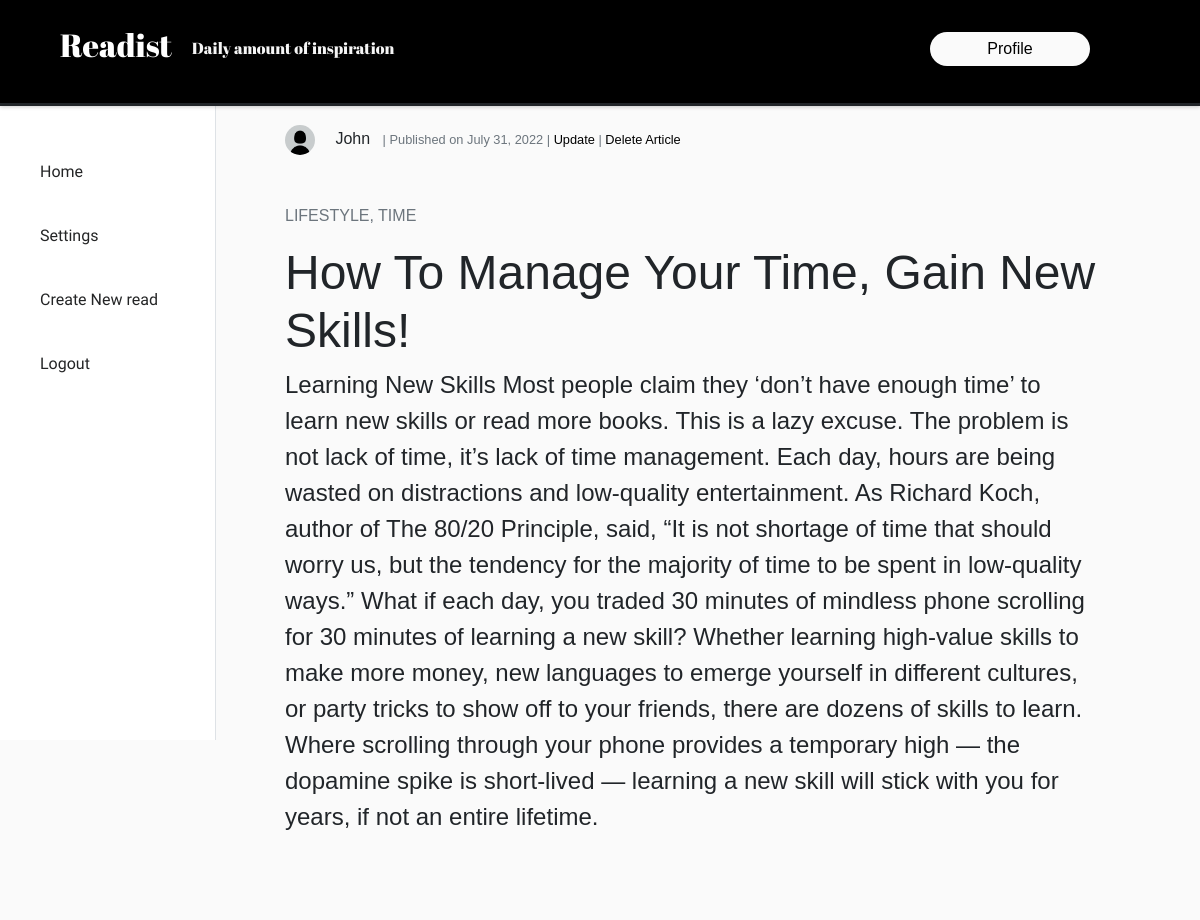
Screenshot of /read/11/ (signed in) with the database file from the repository.
### base/models.py (models this page shows, shortened)
class Article(models.Model):
    title = models.CharField(max_length=100, null=False, blank=False)
    date_added = models.DateTimeField(auto_now_add=True)
    sub_category = models.CharField(max_length=50, null=True)
    category = models.CharField(max_length=50, choices=primar_categories, null=False)
    content = models.TextField(null=False)
    author = models.ForeignKey(User, on_delete=models.CASCADE)

### accounts/models.py (models this page shows, shortened)
class Account(models.Model):
    user = models.OneToOneField(User, on_delete=models.CASCADE)
    email = models.EmailField(max_length=150, null=False)
    date_joined = models.DateTimeField(auto_now=True)
    img = models.ImageField(default='profile_pics/default.jpg', upload_to='profile_pics')

### base/views.py (the view)
# urls.py: path('read/<int:pk>/', ArticleReadView.as_view(), name='read'),
class ArticleReadView(LoginRequiredMixin, DetailView):
    model = Article
    content_object_name = 'article'
    template_name = 'base/read_article.html'

### base/templates/base/read_article.html
{% extends 'base/index.html' %}
{% block content %}
<article class="content-section">
    <div class="article-body">
        <div class="article-metadata mb-5">
            <img class="rounded-circle article-img" src="{{ article.author.account.img.url }}">
            <a class="mr-2">{{ article.author }}</a>
            <small class="text-muted"> | Published on {{ article.date_added|date:"F d, Y" }}
                {% if user.is_authenticated %}
                | <a href="{% url 'update-article' article.id %}">Update</a>
                | <a href="{% url 'delete-article' article.id %}">Delete article</a>
                {% endif %}
            </small>
        </div>
        <div class="article-categories-read">
            <p class="article-category category text-muted">{{ article.category }},  {{ article.sub_category }}</p>
        </div>
        <div class="article-full-content mb-5">
            <h2 class="article-title-read ">{{ article.title }}</h2>
            <p class="article-content-read">{{ article.content }}</p>
        </div>
    </div>
</article>
{% endblock content %}

### base/static/base/styles.css (style rules this page uses)
* { margin: 0; padding: 0; outline: 0; box-sizing: border-box; text-decoration: none; list-style: none; border: none; }
.body { background-color: #fafafa; overflow: hidden; font-family: 'Poppins', sans-serif; }
html { min-height: 100%; overflow: scroll; }
.content-section { background-color: #fafafa; margin-top: 0; padding-top: 0; padding: 15px 30px 40px 30px; border-radius: 3px; margin-bottom: 30px; border-bottom: 1px solid #dddddd; }
.article-img { height: 30px; width: 30px; margin-right: 16px; }
.article-metadata { padding-bottom: 1px; margin-bottom: 4px; }
.article-metadata a { color: black; text-transform: capitalize; }
.article-categories-read { text-transform: uppercase; }
.article-title-read { text-transform: capitalize; font-size: 3rem; font-style: solid; }
.article-content-read { font-size: 1.5rem; }

### rows the page displays
Article: author.account.img (placeholder picture), author "John", date_added "July 31, 2022", category "LIFESTYLE", sub_category "TIME", title "How To Manage Your Time, Gain New Skills!", content "Learning New Skills Most people claim they ‘don’t have enough time’ to learn new skills or read more books. This is a lazy excuse. The problem is not lack of time, it’s lack of time management. Each day, hours are being wasted on distractions and low-quality entertainment. As Richard Koch, author of The 80/20 Principle, said, “It is not shortage of time that should worry us, but the tendency for the majority of time to be spent in low-quality ways.” What if each day, you traded 30 minutes of mindless phone scrolling for 30 minutes of learning a new skill? Whether learning high-value skills to make more money, new languages to emerge yourself in different cultures, or party tricks to show…"
